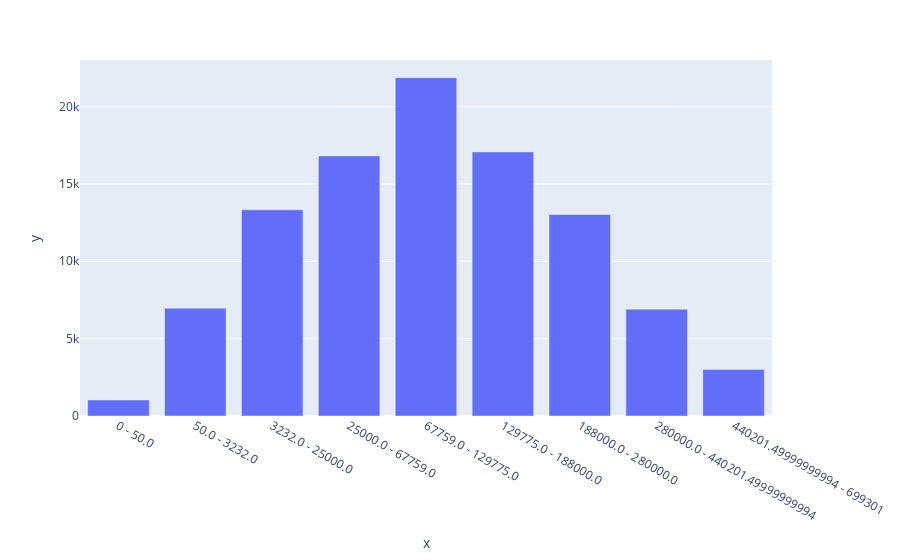

Notebook code cell kept with this figure:
### Code cell
import plotly.express as px
fig = px.bar(x=xaxis_labels, y = counts)
fig.update_xaxes(type='category')
fig.show()

### Figure 1 — Plotly figure (JSON) as saved in the notebook; plotly's stock layout.template omitted (floating-point values rounded to 4 significant figures)
{"data": [{"alignmentgroup": "True", "hovertemplate": "x=%{x}<br>y=%{y}<extra></extra>", "legendgroup": "", "marker": {"color": "#636efa", "pattern": {"shape": ""}}, "name": "", "offsetgroup": "", "orientation": "v", "showlegend": false, "textposition": "auto", "type": "bar", "x": ["0 - 50.0", "50.0 - 3232.0", "3232.0 - 25000.0", "25000.0 - 67759.0", "67759.0 - 129775.0", "129775.0 - 188000.0", "188000.0 - 280000.0", "280000.0 - 440201.49999999994", "440201.49999999994 - 699301"], "xaxis": "x", "y": [1035, 6972, 13327, 16810, 21859, 17065, 13025, 6907, 3000], "yaxis": "y"}], "layout": {"barmode": "relative", "legend": {"tracegroupgap": 0}, "margin": {"t": 60}, "xaxis": {"anchor": "y", "domain": [0, 1], "title": {"text": "x"}, "type": "category"}, "yaxis": {"anchor": "x", "domain": [0, 1], "title": {"text": "y"}}}}
